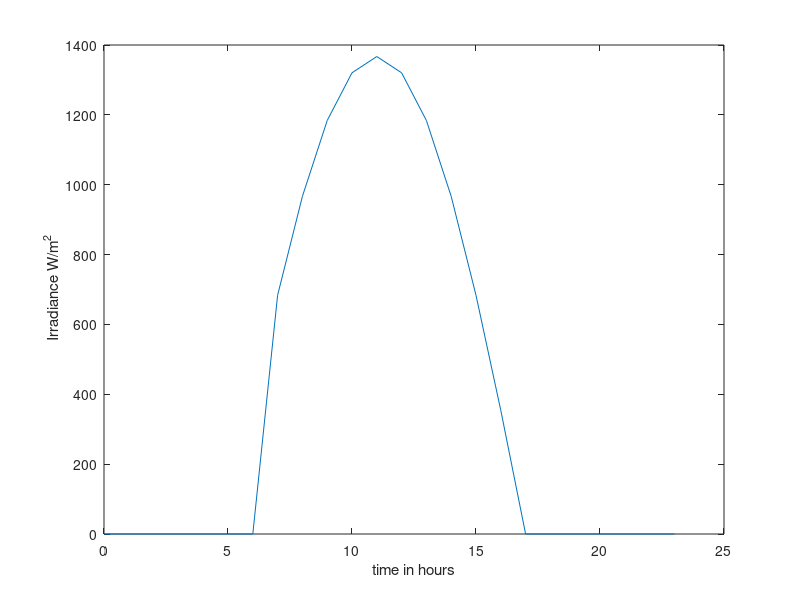

This chart was generated by the following MATLAB code:
trise = 6 ;
t = 0;
tset = 18;
time = 0:1:23;
for t = 1:1:24
if (t <= 7)
    i(t) = 0;
elseif (t>7 && t <= 18) 
    i(t) = 1367 * sin ( (pi * (t - trise))/(tset - trise));
elseif (t>18 && t <= 24)
    i(t) = 0;
end
end
plot (time, i)
xlabel ('time in hours');
ylabel (' Irradiance W/m^2');